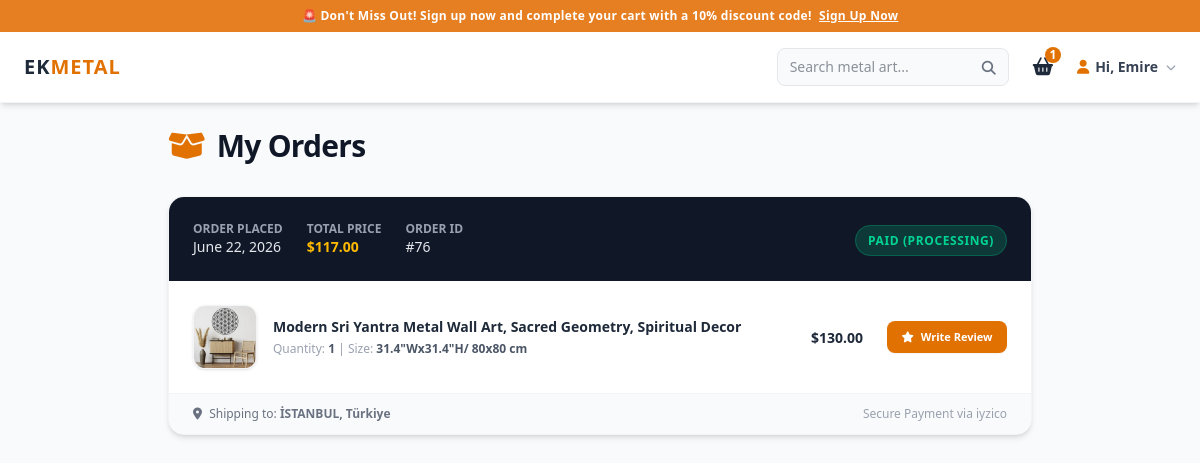
/my-orders/ (signed in), run on the app's committed database.
### shop/models.py (models this page shows, shortened)
class Order(models.Model):
    STATUS_CHOICES = [
        ('Pending', 'Pending Payment'),
        ('Paid', 'Paid (Preparing Product)'),
        ('Shipped', 'Shipped (On the Way)'),
        ('Completed', 'Delivered & Completed'),
        ('Cancelled', 'Cancelled'),
    ]
    user = models.ForeignKey(User, on_delete=models.CASCADE, related_name='orders')
    first_name = models.CharField(max_length=100)
    last_name = models.CharField(max_length=100)
    phone_code = models.CharField(max_length=10)
    phone_number = models.CharField(max_length=20)
    country = models.CharField(max_length=100)
    state = models.CharField(max_length=100)
    city = models.CharField(max_length=100)
    zip_code = models.CharField(max_length=20)
    address_line = models.TextField()
    total_price = models.DecimalField(max_digits=10, decimal_places=2, default=0.00)
    status = models.CharField(max_length=20, choices=STATUS_CHOICES, default='Pending')
    iyzico_payment_id = models.CharField(max_length=255, blank=True, null=True, verbose_name="iyzico Payment ID")
    created_at = models.DateTimeField(auto_now_add=True)

class OrderItem(models.Model):
    order = models.ForeignKey(Order, on_delete=models.CASCADE, related_name='items')
    product = models.ForeignKey(Product, on_delete=models.CASCADE)
    variant = models.ForeignKey(ProductVariant, on_delete=models.SET_NULL, null=True, blank=True)
    quantity = models.PositiveIntegerField(default=1)
    price = models.DecimalField(max_digits=10, decimal_places=2)

class Product(models.Model):
    category = models.ForeignKey(Category, on_delete=models.CASCADE, related_name='products', verbose_name="Category")
    title = models.CharField(max_length=200, verbose_name="Product Title")
    description = models.TextField(verbose_name="Product Description")
    description_features = models.TextField(blank=True, null=True, verbose_name="2. Açıklama (Kutulara Gidecek Kurumsal Metin)")
    price = models.DecimalField(max_digits=10, decimal_places=2, verbose_name="Base Price (Smallest Size)")
    discount_price = models.DecimalField(max_digits=10, decimal_places=2, null=True, blank=True, verbose_name="Discounted Base Price")
    stock = models.IntegerField(default=0, verbose_name="Stock Quantity")
    main_image = models.ImageField(upload_to='products/main/', verbose_name="Main Image")
    video = models.FileField(upload_to='products/videos/', null=True, blank=True, verbose_name="Product Video (Optional)")
    seo_keywords = models.CharField(max_length=500, blank=True, null=True, verbose_name="SEO Anahtar Kelimeler")
    is_active = models.BooleanField(default=True, verbose_name="Is Active?")
    created_at = models.DateTimeField(auto_now_add=True, verbose_name="Created At")
    class Meta:
        verbose_name = "Product"
        verbose_name_plural = "Products"

class ProductVariant(models.Model):
    product = models.ForeignKey(Product, on_delete=models.CASCADE, related_name='variants', verbose_name="Product")
    size = models.CharField(max_length=50, help_text="e.g., 20x28 inches, 40x60 inches", verbose_name="Size / Dimensions")
    price_impact = models.DecimalField(max_digits=10, decimal_places=2, default=0.00, verbose_name="Price Impact (+$)")
    class Meta:
        verbose_name = "Product Size Variant"
        verbose_name_plural = "Product Size Variants"

### shop/views.py (the view)
# urls.py: path('my-orders/', views.my_orders_view, name='my_orders'),
@login_required(login_url='/login/')
def my_orders_view(request):
    orders = request.user.orders.all().order_by('-created_at')
    return render(request, 'shop/my_orders.html', {'orders': orders})

### shop/context_processors.py (called while the page is built)
def cart_item_count(request):
    if not request.user.is_authenticated:
        return {'cart_items_total': 0}
    try:
        cart = Cart.objects.get(user=request.user)
        total_items = sum(item.quantity for item in cart.items.all())
        return {'cart_items_total': total_items}
    except Cart.DoesNotExist:
        return {'cart_items_total': 0}

### shop/templates/shop/my_orders.html (shortened to what this page needs)
<!DOCTYPE html>
<html lang="en">
<head>
    <script src="https://cdn.jsdelivr.net/npm/@tailwindcss/browser@4"></script>
    <link rel="stylesheet" href="https://cdnjs.cloudflare.com/ajax/libs/font-awesome/6.4.0/css/all.min.css">
</head>
<body class="bg-gray-50 text-gray-900 font-sans pt-24">
    {% include 'shop/navbar.html' %}
    <main class="max-w-4xl mx-auto px-4 py-8">
        <h1 class="text-3xl font-black tracking-tight mb-8 flex items-center gap-3">
            <i class="fa-solid fa-box-open text-amber-600"></i> My Orders
        </h1>
        {% if orders %}
            <div class="space-y-6">
                {% for order in orders %}
                <div class="bg-white rounded-2xl shadow-md border border-gray-100 overflow-hidden transition hover:shadow-lg">
                    <div class="bg-gray-900 p-4 md:p-6 text-white flex flex-wrap justify-between items-center gap-4">
                        <div class="flex gap-6 text-sm">
                            <div>
                                <p class="text-gray-400 text-xs uppercase font-bold">Order Placed</p>
                                <p class="font-medium text-gray-200">{{ order.created_at|date:"N j, Y" }}</p>
                            </div>
                            <div>
                                <p class="text-gray-400 text-xs uppercase font-bold">Total Price</p>
                                <p class="font-black text-amber-400">${{ order.total_price }}</p>
                            </div>
                            <div>
                                <p class="text-gray-400 text-xs uppercase font-bold">Order ID</p>
                                <p class="font-medium text-gray-200">#{{ order.id }}</p>
                            </div>
                        </div>
                        <div>
                            {% if order.status == 'Paid' %}
                                <span class="bg-emerald-500/20 text-emerald-400 border border-emerald-500/30 text-xs px-3 py-1.5 rounded-full font-bold uppercase tracking-wider">Paid (Processing)</span>
                            {% elif order.status == 'Shipped' %}
                                <span class="bg-blue-500/20 text-blue-400 border border-blue-500/30 text-xs px-3 py-1.5 rounded-full font-bold uppercase tracking-wider">Shipped</span>
                            {% elif order.status == 'Completed' %}
                                <span class="bg-gray-500/20 text-gray-400 border border-gray-500/30 text-xs px-3 py-1.5 rounded-full font-bold uppercase tracking-wider">Completed</span>
                            {% elif order.status == 'Cancelled' %}
                                <span class="bg-red-500/20 text-red-400 border border-red-500/30 text-xs px-3 py-1.5 rounded-full font-bold uppercase tracking-wider">Cancelled</span>
                            {% else %}
                                <span class="bg-amber-500/20 text-amber-400 border border-amber-500/30 text-xs px-3 py-1.5 rounded-full font-bold uppercase tracking-wider">Pending Payment</span>
                            {% endif %}
                        </div>
                    </div>
                    <div class="p-6 divide-y divide-gray-100">
                        {% for item in order.items.all %}
                        <div class="flex items-center justify-between gap-4 py-4 first:pt-0 last:pb-0">
                            <div class="flex items-center gap-4 flex-1 min-w-0">
                                <a href="{% url 'product_detail' item.product.id %}" class="shrink-0 block group">
                                    <img src="{{ item.product.main_image.url }}" class="w-16 h-16 rounded-xl object-cover border border-gray-100 shadow-sm group-hover:opacity-80 transition">
                                </a>
                                <div class="min-w-0 flex-1">
                                    <a href="{% url 'product_detail' item.product.id %}" class="hover:text-amber-600 transition block">
                                        <h3 class="text-sm font-bold text-gray-800 truncate">{{ item.product.title }}</h3>
                                    </a>
                                    <p class="text-xs text-gray-400 mt-1">
                                        Quantity: <span class="font-semibold text-gray-600">{{ item.quantity }}</span>
                                        {% if item.variant %}| Size: <span class="font-semibold text-gray-600">{{ item.variant.size }}</span>{% endif %}
                                    </p>
                                </div>
                            </div>
                            <div class="flex items-center gap-6 shrink-0">
                                <div class="text-right">
                                    <span class="text-sm font-black text-gray-800">${{ item.price }}</span>
                                </div>
                                <div class="min-w-[120px] text-right">
                                    <div class="inline-review-container">
                                        <div id="btn-container-{{ order.id }}-{{ item.product.id }}"></div>
                                    </div>
                                </div>
                            </div>
                        </div>
                        {% endfor %}
                    </div>
                    <div class="bg-gray-50 px-6 py-3 border-t border-gray-100 text-xs text-gray-500 flex justify-between items-center">
                        <span><i class="fa-solid fa-location-dot mr-1"></i> Shipping to: <strong>{{ order.city }}, {{ order.country }}</strong></span>
                        <span class="text-gray-400">Secure Payment via iyzico</span>
                    </div>
                </div>
                {% endfor %}
            </div>
        {% endif %}
    </main>
</body>
</html>

### shop/templates/shop/navbar.html (shortened to what this page needs)
<div class="fixed top-0 left-0 w-full z-50 shadow-md">
    <div class="w-full bg-[#e67e22] text-white text-center py-2 text-[11px] md:text-xs font-bold tracking-wide">
        🚨 Don't Miss Out! Sign up now and complete your cart with a 10% discount code! <a href="#" class="underline ml-1">Sign Up Now</a>
    </div>
    <nav class="w-full bg-white px-6 py-4 flex justify-between items-center border-b border-gray-100">
        <a href="/" class="text-xl font-bold tracking-wider text-gray-800">EK<span class="text-amber-600">METAL</span></a>
        <div class="space-x-4 md:space-x-6 flex items-center">
            <form action="" method="GET" class="flex items-center bg-gray-50 rounded-lg px-3 py-1.5 border border-gray-200 focus-within:border-amber-600 transition">
                <input type="text" name="q" value="{{ current_query|default:'' }}" placeholder="Search metal art..." class="bg-transparent text-xs md:text-sm focus:outline-none w-24 sm:w-36 md:w-48 text-gray-800">
                <button type="submit" class="text-gray-500 hover:text-amber-600 transition">
                    <i class="fa-solid fa-magnifying-glass text-xs md:text-sm"></i>
                </button>
            </form>
            <a href="{% url 'cart_detail' %}" class="hover:text-amber-600 transition relative text-gray-800">
                <i class="fa-solid fa-basket-shopping text-lg"></i>
                <span class="absolute -top-2 -right-2 bg-amber-600 text-white text-xs w-4 h-4 rounded-full flex items-center justify-center font-bold">
                    {{ cart_items_total }}
                </span>
            </a>
            {% if request.user.is_authenticated %}
                <div class="relative inline-block text-left">
                    <button onclick="toggleGlobalNavbarMenu(event)" type="button" id="global-nav-btn" class="flex items-center gap-1.5 text-xs md:text-sm font-bold text-gray-700 hover:text-amber-600 transition focus:outline-none cursor-pointer">
                        <i class="fa-solid fa-user text-amber-600"></i>
                        <span>Hi, {{ request.user.username }}</span>
                        <i class="fa-solid fa-chevron-down text-[10px] ml-0.5 text-gray-400"></i>
                    </button>
                </div>
            {% else %}
                <a href="{% url 'login' %}" class="bg-gray-900 text-white px-4 py-1.5 rounded-lg text-sm hover:bg-amber-600 transition">Login</a>
            {% endif %}
        </div>
    </nav>
</div>

### data on the page
Order: created_at "June 22, 2026", total_price "117.00", id "76", status "PAID (PROCESSING)", city "İSTANBUL", country "Türkiye"
OrderItem: product.main_image (picture), product "Modern Sri Yantra Metal Wall Art, Sacred Geometry, Spiritual Decor", quantity "1", variant.size "31.4\"Wx31.4\"H/ 80x80 cm", price "130.00"

### other printed values
{{ cart_items_total }} "1"
{{ request.user.username }} "Emire"
